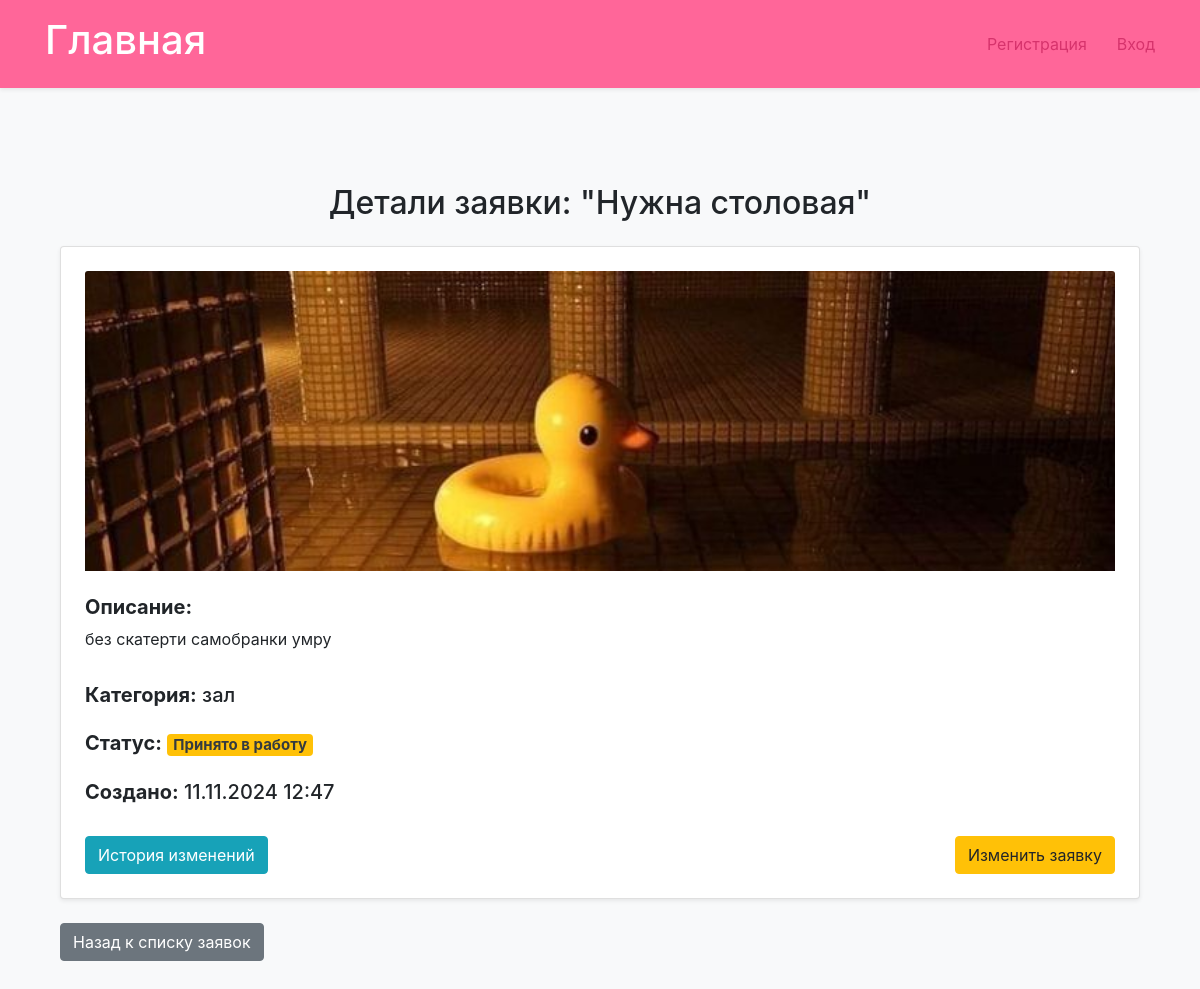
The app's page /catalog/1/ with its own data.
### catalog/models.py (models this page shows, shortened)
class Application(models.Model):
    user = models.ForeignKey(
        settings.AUTH_USER_MODEL,
        on_delete=models.CASCADE,
        related_name='applications',
        verbose_name='Пользователь'
    )
    title = models.CharField(max_length=200, verbose_name='Напишите заголовок к заявке ')
    description = models.TextField(verbose_name='Напишите описание для заявки')
    category = models.ForeignKey(Category, on_delete=models.CASCADE, verbose_name='Выберите категорию заявки')
    image = models.FileField(
        upload_to='application',
        validators=[validate_image],
        verbose_name='Загрузите фото заявки'
    )
    LOAN_STATUS = (
        ('new', 'новая'),
        ('active','принято'),
        ('done','выполнено'),
    )
    status = models.CharField(max_length=20, choices=LOAN_STATUS,
                              default='new', verbose_name='статус заявки',
                              help_text='статус заявки')
    created_at = models.DateTimeField(auto_now_add=True, help_text='дата и время создания')
    def display_category(self):
        return self.category.name if self.category else "Без категории"
    display_category.short_description = 'Category'

class Category(models.Model):
    name = models.CharField(max_length=100, help_text='выберите категорию')

### catalog/views.py (the view)
# urls.py: path('<int:pk>/', views.application_detail, name='application_detail'),
def application_detail(request, pk):
    application = get_object_or_404(Application, pk=pk)
    return render(request, 'catalog/application_detail.html', {'application': application})

### catalog/templates/catalog/application_detail.html (shortened to what this page needs)
{% extends 'catalog/base_generic.html' %}
{% block content %}
<div class="container my-5">
    <h2 class="text-center mb-4">Детали заявки: "{{ application.title }}"</h2>
    <div class="card shadow-sm p-4">
        <img src="{{ application.image.url }}" class="card-img-top mb-4" alt="{{ application.title }}" style="max-height: 300px; object-fit: cover;">
        <div class="mb-3">
            <h5><strong>Описание:</strong></h5>
            <p>{{ application.description }}</p>
        </div>
        <div class="mb-3">
            <h5><strong>Категория:</strong> {{ application.display_category }}</h5>
        </div>
        <div class="mb-3">
            <h5><strong>Статус:</strong>
                {% if application.status == 'new' %}
                    <span class="badge bg-primary text-white">Новая</span>
                {% elif application.status == 'active' %}
                    <span class="badge bg-warning text-dark">Принято в работу</span>
                {% elif application.status == 'done' %}
                    <span class="badge bg-success">Выполнено</span>
                {% endif %}
            </h5>
        </div>
        <div class="mb-4">
            <h5><strong>Создано:</strong> {{ application.created_at|date:"d.m.Y H:i" }}</h5>
        </div>
        <div class="d-flex justify-content-between">
            <a href="{% url 'catalog:application_history' application.pk %}" class="btn btn-info">История изменений</a>
            <a href="{% url 'catalog:edit_application' application.pk %}" class="btn btn-warning">Изменить заявку</a>
        </div>
    </div>
    <a href="{% url 'catalog:profile' %}" class="btn btn-secondary mt-4">Назад к списку заявок</a>
</div>
{% endblock %}

### catalog/static/css/styles.css (style rules this page uses)
* { padding: 0; margin: 0; border: 0; box-sizing: border-box; }
body { font-family: 'Montserrat', sans-serif; background-color: #f8f9fa; }
a { transition: all 0.3s ease-in-out; }
.card { border-radius: 12px; }

### records on screen
Application: title "Нужна столовая", image (picture), description "без скатерти самобранки умру", display_category "зал", created_at "11.11.2024 12:47"
